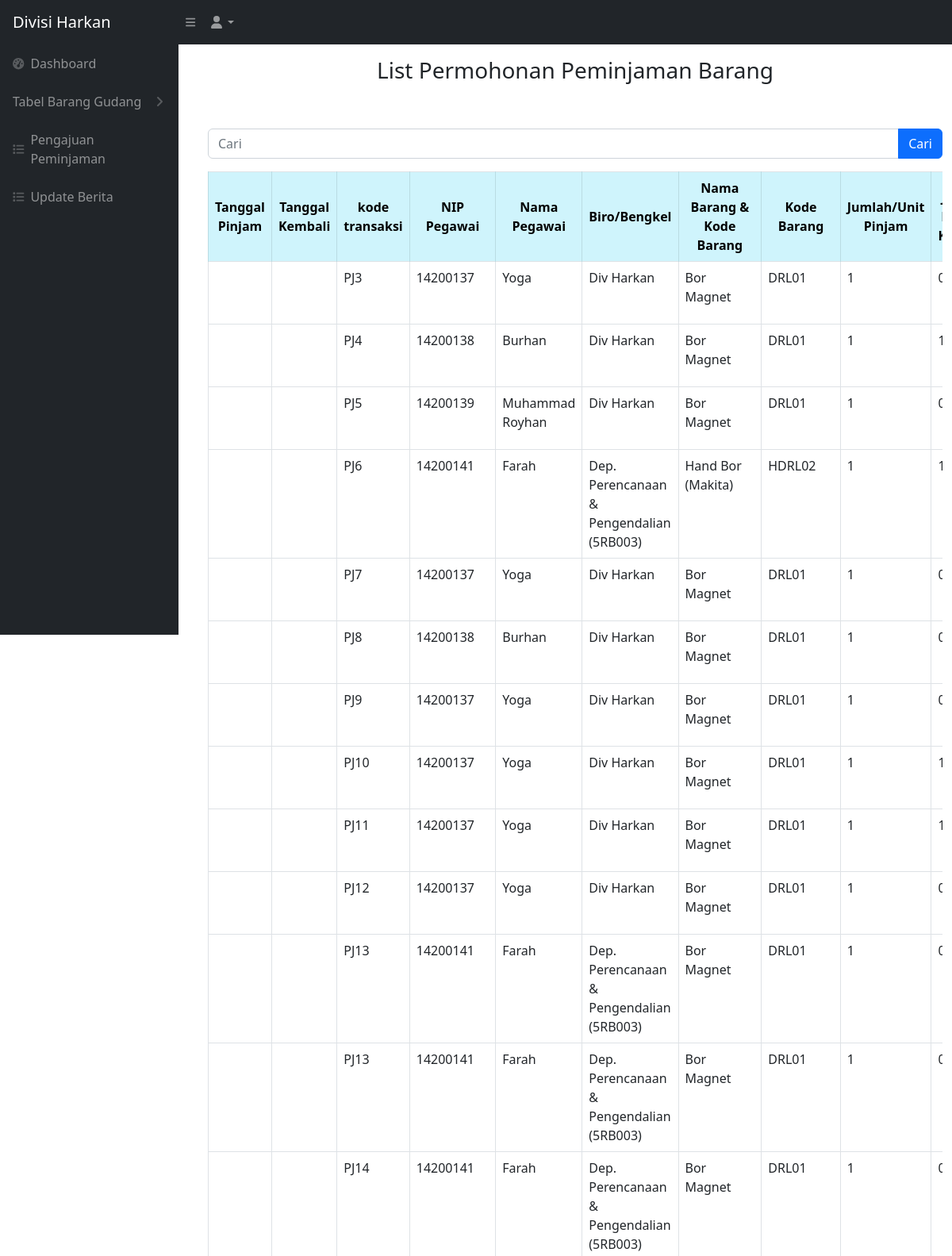
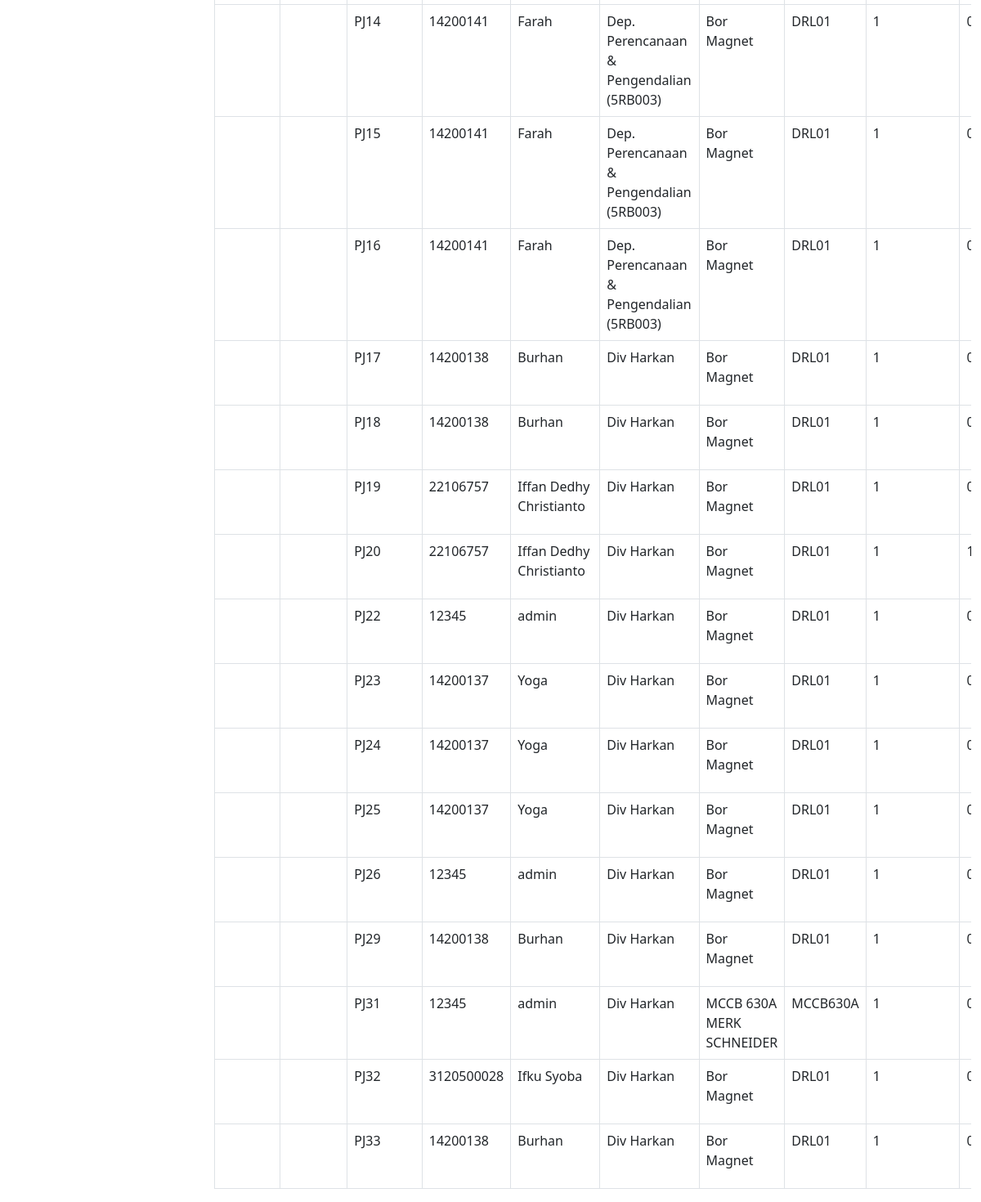
Screenshot of /user/user_peminjaman.php (signed in) with the database file from the repository (2 pictures, top to bottom).
### tables this page shows
CREATE TABLE `keluar_masuk_barang` (
  `idtransaksi` int NOT NULL,
  `kodetransaksi` varchar(200) NOT NULL,
  `tanggal` timestamp NULL DEFAULT NULL,
  `tanggal_pengajuan` timestamp NULL DEFAULT NULL,
  `tanggalkembali` timestamp NULL DEFAULT NULL,
  `jenisbarang` varchar(256) NOT NULL,
  `nip` varchar(512) NOT NULL,
  `namabarang` varchar(200) NOT NULL,
  `kodebarang` varchar(200) NOT NULL,
  `jumlahpinjam` int NOT NULL,
  `jumlahkembali` int DEFAULT '0',
  `jumlahrusak` int DEFAULT '0',
  `lokasi` varchar(500) NOT NULL,
  `lokasi_kembali` varchar(256) DEFAULT NULL,
  `keterangan` varchar(256) DEFAULT NULL,
  `isApproved` int DEFAULT '0',
  `status` varchar(200) NOT NULL
);

CREATE TABLE `users` (
  `id_user` int NOT NULL,
  `nip_user` varchar(512) NOT NULL,
  `nama_user` varchar(512) NOT NULL,
  `password_user` varchar(512) NOT NULL,
  `divisi_id` int NOT NULL,
  `role_id` int NOT NULL
);

CREATE TABLE `divisi` (
  `iddivisi` int NOT NULL,
  `namadivisi` varchar(200) NOT NULL
);

### user/user_peminjaman.php (the view, shortened to what this page needs)
<?php
require '../controller/peminjam_controller.php';
$searchTerm = isset($_GET['cari']) ? $_GET['cari'] : '';
?>
<!DOCTYPE html>
<html lang="en">
<head>
    <link href="../css/styles.css" rel="stylesheet" />
</head>
<?php include 'user_sidebar.php' ?>
<br>
<br>
<main id="main-content" class="<?= isset($_GET['sidebarClosed']) ? '' : 'main-with-sidebar' ?>">
    <div class="container-fluid px-4">
        <h3 class="mt-4 text-center">List Permohonan Peminjaman Barang</h3>
    </div>
    <div class="container -fluid">
        <br>
        <br>
        <form action="peminjaman.php" method="GET">
            <div class="input-group mb-3">
                <input type="text" class="form-control" placeholder="Cari" name="cari" value="<?= $searchTerm ?>">
                <button type="submit" class="btn btn-primary">Cari</button>
            </div>
        </form>
        <div class="card-body">
            <div class="table table-responsive">
                <table class="table table-bordered" id="dataTable" width="100" cellspacing="0">
                    <thead>
                        <tr>
                            <th class="table-info text-center align-middle">Tanggal Pinjam</th>
                            <th class="table-info text-center align-middle">Tanggal Kembali</th>
                            <th class="table-info text-center align-middle">kode transaksi</th>
                            <th class="table-info text-center align-middle">NIP Pegawai</th>
                            <th class="table-info text-center align-middle">Nama Pegawai</th>
                            <th class="table-info text-center align-middle">Biro/Bengkel</th>
                            <th class="table-info text-center align-middle">Nama Barang & Kode Barang</th>
                            <th class="table-info text-center align-middle">Kode Barang </th>
                            <th class="table-info text-center align-middle">Jumlah/Unit Pinjam</th>
                            <th class="table-info text-center align-middle">Jumlah barang Kembali</th>
                        </tr>
                    </thead>
                    <tbody>
                        <?php
                        if (!empty($searchTerm)) {
                            $searchResults = searchMutasiBarang($conn, $searchTerm);
                            while ($data = mysqli_fetch_array($searchResults)) {
                                $idtransaksi = $data['idtransaksi'];
                                $tanggalpinjam = $data['tanggal'];
                                $tanggalkembali = $data['tanggalkembali'];
                                $kodetransaksi = $data['kodetransaksi'];
                                $nip = $data['nip'];
                                $namabarang = $data['namabarang'];
                                $kodebarang = $data['kodebarang'];
                                $jumlahpinjam = $data['jumlahpinjam'];
                                $jumlahkembali = $data['jumlahkembali'];
                                $jumlahrusak = $data['jumlahrusak'];
                                $lokasi = $data['lokasi'];
                                $status = $data['status'];
                                $tanggalKembaliNull = "0000-00-00 00:00:00";
                                $query_pegawai = "SELECT users.nama_user
                        FROM users
                        WHERE users.nip_user = '$nip'";
                                $result_pegawai = mysqli_query($conn, $query_pegawai);
                                $namapegawai = "-";
                                if ($result_pegawai) {
                                    $row_pegawai = mysqli_fetch_assoc($result_pegawai);
                                    $namapegawai = $row_pegawai['nama_user'];
                                }
                                $query_divisi = "SELECT divisi.namadivisi
                        FROM users
                        INNER JOIN divisi ON users.divisi_id = divisi.iddivisi
                        WHERE users.nip_user = '$nip'";
                                $result_divisi = mysqli_query($conn, $query_divisi);
                                $namadivisi = "-";
                                if ($result_divisi) {
                                    $row_divisi = mysqli_fetch_assoc($result_divisi);
                                    $namadivisi = $row_divisi['namadivisi'];
                                }
                        ?>
                                <tr class="centered-cell">
                                    <td class="centered-cell"> <?= $tanggalpinjam ?></td>
                                    <td class="centered-cell"> <?= $tanggalkembali ?></td>
                                    <td class="centered-cell"> <?= $kodetransaksi ?></td>
                                    <td class="centered-cell"> <?= $nip ?></td>
                                    <td class="centered-cell"> <?= $namapegawai ?></td>
                                    <td class="centered-cell"> <?= $namadivisi ?></td>
                                    <td class="centered-cell"> <?= $namabarang ?></td>
                                    <td class="centered-cell"> <?= $kodebarang ?></td>
                                    <td class="centered-cell"> <?= $jumlahpinjam ?></td>
                                    <td class="centered-cell"> <?= $jumlahkembali ?></td>
                                    <td class="centered-cell"> <?= $jumlahrusak ?></td>
                                    <td class="centered-cell"> <?= $lokasi ?></td>
                                    <td class="centered-cell">
                                        <button type="button" class="btn btn-primary" data-bs-toggle="modal" data-bs-target="#modal<?= $idtransaksi ?>">Lihat Detail</button>';
                                    </td>
                                </tr>
                                <div class="modal fade" id="modal<?= $idtransaksi; ?>">
                                    <div class="modal-dialog">
                                        <div class="modal-content bg-white">
                                            <form method="post">
                                                <div class="modal-header">
                                                    <h4 class="modal-title">Aksi</h4>
                                                    <button type="button" class="btn-close" data-bs-dismiss="modal"></button>
                                                </div>
                                                <div class="modal-body">
                                                    <div class="button-container">
                                                        <button type="submit" class="btn btn-success" name="approve">Approve</button>
                                                        <button type="submit" class="btn btn-danger" name="tolak" onclick="return confirm('Apakah Anda yakin ingin menolak?')">Tolak</button>
                                                    </div>
                                                    <input type="hidden" name="idtransaksi" value="<?= $idtransaksi ?>">
                                                </div>
                                                <div class="modal-footer">
                                                    <button type="submit" class="btn btn-warning" name="updatebarang">Simpan</button>
                                                </div>
                                            </form>
                                        </div>
                                    </div>
                                </div>
                            <?php
                            }
                        } else {
                            $ambilsemuadatastock = mysqli_query($conn, "SELECT * FROM keluar_masuk_barang WHERE isApproved = 0");
                            while ($data = mysqli_fetch_array($ambilsemuadatastock)) {
                                $tanggalpinjam = $data['tanggal'];
                                $tanggalkembali = $data['tanggalkembali'];
                                $kodetransaksi = $data['kodetransaksi'];
                                $nip = $data['nip'];
                                $namabarang = $data['namabarang'];
                                $kodebarang = $data['kodebarang'];
                                $jumlahpinjam = $data['jumlahpinjam'];
                                $jumlahkembali = $data['jumlahkembali'];
                                $query_pegawai = "SELECT users.nama_user
                        FROM users
                        WHERE users.nip_user = '$nip'";
                                $result_pegawai = mysqli_query($conn, $query_pegawai);
                                $namapegawai = "-";
                                if ($result_pegawai) {
                                    $row_pegawai = mysqli_fetch_assoc($result_pegawai);
                                    $namapegawai = $row_pegawai['nama_user'];
                                }
                                $query_divisi = "SELECT divisi.namadivisi
                        FROM users
                        INNER JOIN divisi ON users.divisi_id = divisi.iddivisi
                        WHERE users.nip_user = '$nip'";
                                $result_divisi = mysqli_query($conn, $query_divisi);
                                $namadivisi = "-";
                                if ($result_divisi) {
                                    $row_divisi = mysqli_fetch_assoc($result_divisi);
                                    $namadivisi = $row_divisi['namadivisi'];
                                }
                            ?>
                                <tr class="centered-cell">
                                    <td class="centered-cell"> <?= $tanggalpinjam ?></td>
                                    <td class="centered-cell"> <?= $tanggalkembali ?></td>
                                    <td class="centered-cell"> <?= $kodetransaksi ?></td>
                                    <td class="centered-cell"> <?= $nip ?></td>
                                    <td class="centered-cell"> <?= $namapegawai ?></td>
                                    <td class="centered-cell"> <?= $namadivisi ?></td>
                                    <td class="centered-cell"> <?= $namabarang ?></td>
                                    <td class="centered-cell"> <?= $kodebarang ?></td>
                                    <td class="centered-cell"> <?= $jumlahpinjam ?></td>
                                    <td class="centered-cell"> <?= $jumlahkembali ?></td>
                                </tr>
                        <?php
                            }
                        }
                        ?>
                    </tbody>
                </table>
            </div>
        </div>
</main>
</body>
</html>

### rows the page displays
keluar_masuk_barang: kodetransaksi "PJ3", nip "14200137", users.nama_user "Yoga", divisi.namadivisi "Div Harkan", namabarang "Bor Magnet", kodebarang "DRL01", jumlahpinjam "1"
keluar_masuk_barang: kodetransaksi "PJ4", nip "14200138", users.nama_user "Burhan", divisi.namadivisi "Div Harkan", namabarang "Bor Magnet", kodebarang "DRL01", jumlahpinjam "1"
keluar_masuk_barang: kodetransaksi "PJ5", nip "14200139", users.nama_user "Muhammad Royhan", divisi.namadivisi "Div Harkan", namabarang "Bor Magnet", kodebarang "DRL01", jumlahpinjam "1"
keluar_masuk_barang: kodetransaksi "PJ6", nip "14200141", users.nama_user "Farah", divisi.namadivisi "Dep. Perencanaan & Pengendalian (5RB003)", namabarang "Hand Bor (Makita)", kodebarang "HDRL02", jumlahpinjam "1"
keluar_masuk_barang: kodetransaksi "PJ7", nip "14200137", users.nama_user "Yoga", divisi.namadivisi "Div Harkan", namabarang "Bor Magnet", kodebarang "DRL01", jumlahpinjam "1"
keluar_masuk_barang: kodetransaksi "PJ8", nip "14200138", users.nama_user "Burhan", divisi.namadivisi "Div Harkan", namabarang "Bor Magnet", kodebarang "DRL01", jumlahpinjam "1"
keluar_masuk_barang: kodetransaksi "PJ9", nip "14200137", users.nama_user "Yoga", divisi.namadivisi "Div Harkan", namabarang "Bor Magnet", kodebarang "DRL01", jumlahpinjam "1"
keluar_masuk_barang: kodetransaksi "PJ10", nip "14200137", users.nama_user "Yoga", divisi.namadivisi "Div Harkan", namabarang "Bor Magnet", kodebarang "DRL01", jumlahpinjam "1"
keluar_masuk_barang: kodetransaksi "PJ11", nip "14200137", users.nama_user "Yoga", divisi.namadivisi "Div Harkan", namabarang "Bor Magnet", kodebarang "DRL01", jumlahpinjam "1"
keluar_masuk_barang: kodetransaksi "PJ12", nip "14200137", users.nama_user "Yoga", divisi.namadivisi "Div Harkan", namabarang "Bor Magnet", kodebarang "DRL01", jumlahpinjam "1"
keluar_masuk_barang: kodetransaksi "PJ13", nip "14200141", users.nama_user "Farah", divisi.namadivisi "Dep. Perencanaan & Pengendalian (5RB003)", namabarang "Bor Magnet", kodebarang "DRL01", jumlahpinjam "1"
keluar_masuk_barang: kodetransaksi "PJ13", nip "14200141", users.nama_user "Farah", divisi.namadivisi "Dep. Perencanaan & Pengendalian (5RB003)", namabarang "Bor Magnet", kodebarang "DRL01", jumlahpinjam "1"
keluar_masuk_barang: kodetransaksi "PJ14", nip "14200141", users.nama_user "Farah", divisi.namadivisi "Dep. Perencanaan & Pengendalian (5RB003)", namabarang "Bor Magnet", kodebarang "DRL01", jumlahpinjam "1"
keluar_masuk_barang: kodetransaksi "PJ14", nip "14200141", users.nama_user "Farah", divisi.namadivisi "Dep. Perencanaan & Pengendalian (5RB003)", namabarang "Bor Magnet", kodebarang "DRL01", jumlahpinjam "1"
keluar_masuk_barang: kodetransaksi "PJ15", nip "14200141", users.nama_user "Farah", divisi.namadivisi "Dep. Perencanaan & Pengendalian (5RB003)", namabarang "Bor Magnet", kodebarang "DRL01", jumlahpinjam "1"
keluar_masuk_barang: kodetransaksi "PJ16", nip "14200141", users.nama_user "Farah", divisi.namadivisi "Dep. Perencanaan & Pengendalian (5RB003)", namabarang "Bor Magnet", kodebarang "DRL01", jumlahpinjam "1"
keluar_masuk_barang: kodetransaksi "PJ17", nip "14200138", users.nama_user "Burhan", divisi.namadivisi "Div Harkan", namabarang "Bor Magnet", kodebarang "DRL01", jumlahpinjam "1"
keluar_masuk_barang: kodetransaksi "PJ18", nip "14200138", users.nama_user "Burhan", divisi.namadivisi "Div Harkan", namabarang "Bor Magnet", kodebarang "DRL01", jumlahpinjam "1"
keluar_masuk_barang: kodetransaksi "PJ19", nip "22106757", users.nama_user "Iffan Dedhy Christianto", divisi.namadivisi "Div Harkan", namabarang "Bor Magnet", kodebarang "DRL01", jumlahpinjam "1"
keluar_masuk_barang: kodetransaksi "PJ20", nip "22106757", users.nama_user "Iffan Dedhy Christianto", divisi.namadivisi "Div Harkan", namabarang "Bor Magnet", kodebarang "DRL01", jumlahpinjam "1"
keluar_masuk_barang: kodetransaksi "PJ22", nip "12345", users.nama_user "admin", divisi.namadivisi "Div Harkan", namabarang "Bor Magnet", kodebarang "DRL01", jumlahpinjam "1"
keluar_masuk_barang: kodetransaksi "PJ23", nip "14200137", users.nama_user "Yoga", divisi.namadivisi "Div Harkan", namabarang "Bor Magnet", kodebarang "DRL01", jumlahpinjam "1"
keluar_masuk_barang: kodetransaksi "PJ24", nip "14200137", users.nama_user "Yoga", divisi.namadivisi "Div Harkan", namabarang "Bor Magnet", kodebarang "DRL01", jumlahpinjam "1"
keluar_masuk_barang: kodetransaksi "PJ25", nip "14200137", users.nama_user "Yoga", divisi.namadivisi "Div Harkan", namabarang "Bor Magnet", kodebarang "DRL01", jumlahpinjam "1"
keluar_masuk_barang: kodetransaksi "PJ26", nip "12345", users.nama_user "admin", divisi.namadivisi "Div Harkan", namabarang "Bor Magnet", kodebarang "DRL01", jumlahpinjam "1"
keluar_masuk_barang: kodetransaksi "PJ29", nip "14200138", users.nama_user "Burhan", divisi.namadivisi "Div Harkan", namabarang "Bor Magnet", kodebarang "DRL01", jumlahpinjam "1"
keluar_masuk_barang: kodetransaksi "PJ31", nip "12345", users.nama_user "admin", divisi.namadivisi "Div Harkan", namabarang "MCCB 630A MERK SCHNEIDER", kodebarang "MCCB630A", jumlahpinjam "1"
keluar_masuk_barang: kodetransaksi "PJ32", nip "3120500028", users.nama_user "Ifku Syoba", divisi.namadivisi "Div Harkan", namabarang "Bor Magnet", kodebarang "DRL01", jumlahpinjam "1"
keluar_masuk_barang: kodetransaksi "PJ33", nip "14200138", users.nama_user "Burhan", divisi.namadivisi "Div Harkan", namabarang "Bor Magnet", kodebarang "DRL01", jumlahpinjam "1"
